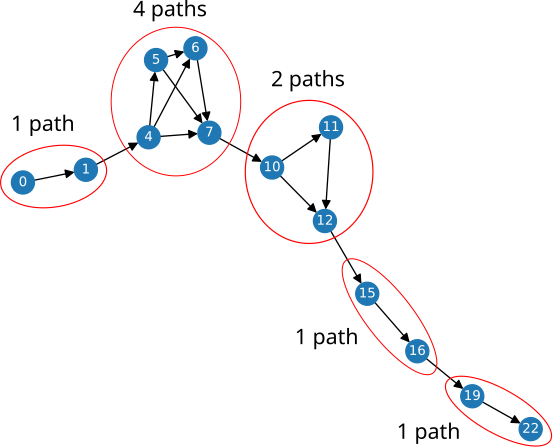

Here is the Python script that generated this plot:
import sys

import matplotlib.pyplot as plt
import networkx as nx
from networkx.drawing.nx_agraph import graphviz_layout

# ------------------------------------------------------------------------------

adapters = []
with open(sys.argv[1]) as f:
  for line in f:
    adapters.append(int(line.strip()))
adapters.sort()
device = adapters[-1]+3
adapters = [0] + adapters + [device]

labels = {}
G = nx.DiGraph()
for a in adapters:
  labels[a] = a
  reachable = [x for x in adapters if 1 <= x-a <= 3]
  for b in reachable:
    G.add_edge(a, b)

# plt.figure(figsize=(15, 15))

# nx.draw_kamada_kawai(G)
# node_colors = ["red" if x == "shiny gold" else "C0" for x in G.nodes()]
pos = graphviz_layout(G, prog="neato")
print(pos)
nx.draw(G, pos, labels=labels, font_color="white", font_size=10, arrowsize=14)
# nx.draw(G, pos, node_color=node_colors, arrowsize=12, node_size=10, edge_color=(0, 0, 0, 0.2))
# edge_labels = nx.get_edge_attributes(G,'weight')
# nx.draw_networkx_edge_labels(G, pos, edge_labels=edge_labels)

if "--save" in sys.argv:
  plt.savefig("day10_viz.svg")
else:
  plt.show()
